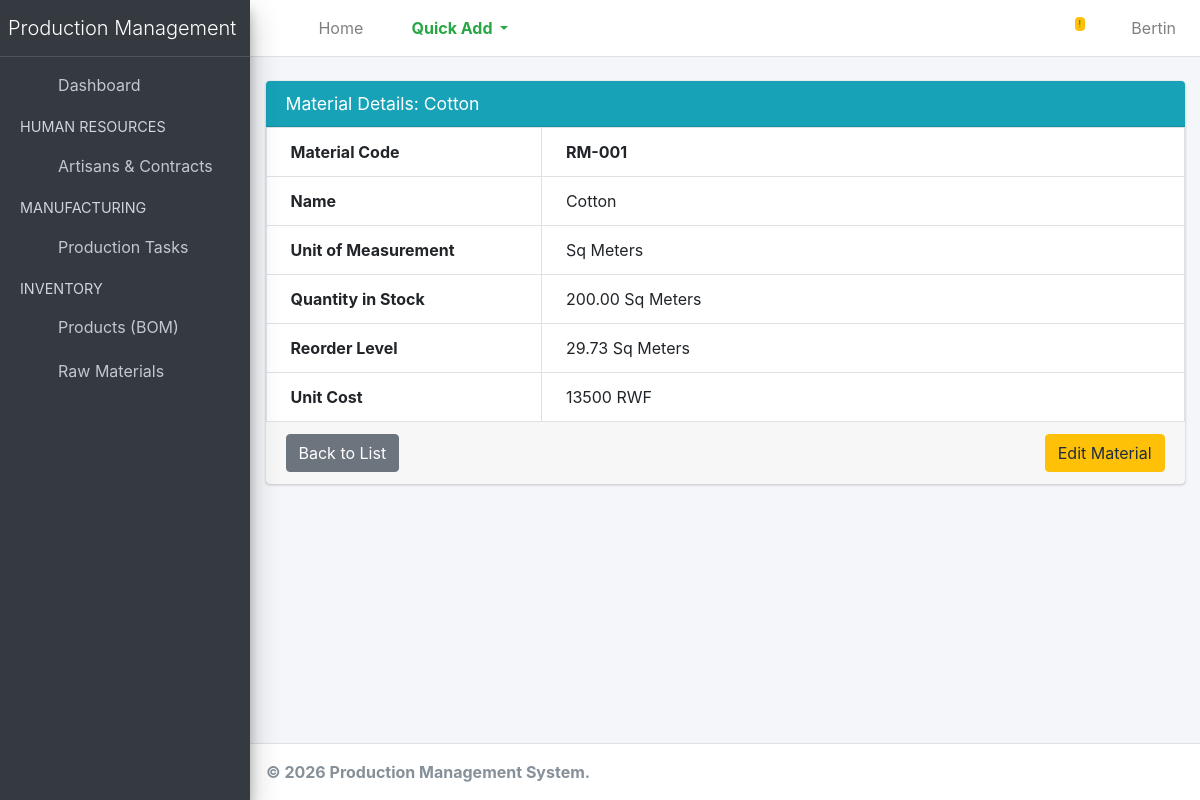
The app's page /inventory/materials/1/ (signed in), older data.
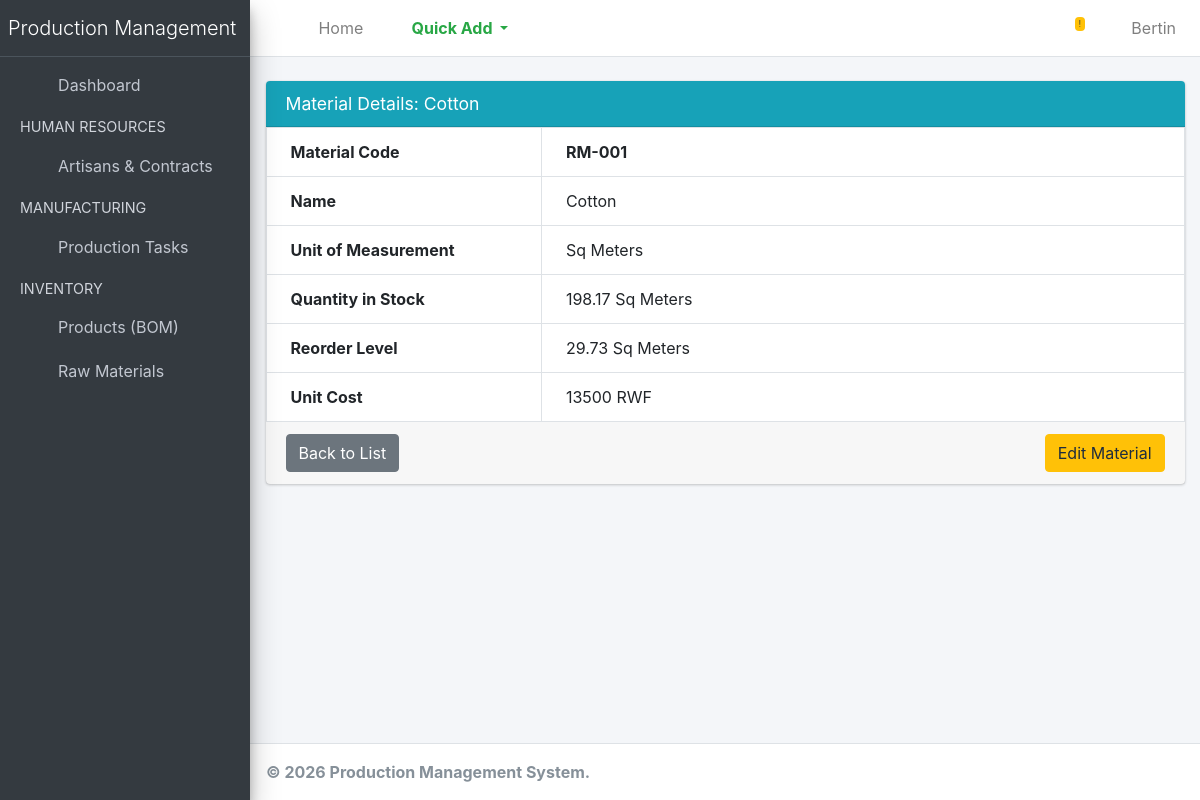
The same page, newer data.
### inventory/models.py (models this page shows, shortened)
class RawMaterial(models.Model):
    code = models.CharField(max_length=20, unique=True, help_text="e.g., RM-001")
    name = models.CharField(max_length=100, help_text="e.g., Full Grain Leather")
    unit = models.CharField(max_length=20, help_text="e.g., Sq Meters, Pieces, Spools")
    quantity_in_stock = models.DecimalField(max_digits=10, decimal_places=2, default=0,
                                            validators=[MinValueValidator(0)])
    reorder_level = models.DecimalField(max_digits=10, decimal_places=2, default=0)
    unit_cost = models.DecimalField(max_digits=10, decimal_places=0, help_text="Cost in RWF")

### inventory/views.py (the view)
# urls.py: path('materials/<int:pk>/', views.material_detail, name='material_detail'),
@login_required
def material_detail(request, pk):
    material = get_object_or_404(RawMaterial, pk=pk)
    return render(request, 'inventory/material_detail.html', {'material': material})

### inventory/templates/inventory/material_detail.html
{% extends 'base.html' %}
{% block content %}
<div class="card card-info">
    <div class="card-header">
        <h3 class="card-title">Material Details: {{ material.name }}</h3>
    </div>
    <div class="card-body p-0 table-responsive">
        <table class="table table-bordered mb-0">
            <tbody>
                <tr><th style="width: 30%">Material Code</th><td><strong>{{ material.code }}</strong></td></tr>
                <tr><th>Name</th><td>{{ material.name }}</td></tr>
                <tr><th>Unit of Measurement</th><td>{{ material.unit }}</td></tr>
                <tr>
                    <th>Quantity in Stock</th>
                    <td class="{% if material.quantity_in_stock <= material.reorder_level %}text-danger font-weight-bold{% endif %}">
                        {{ material.quantity_in_stock }} {{ material.unit }}
                    </td>
                </tr>
                <tr><th>Reorder Level</th><td>{{ material.reorder_level }} {{ material.unit }}</td></tr>
                <tr><th>Unit Cost</th><td>{{ material.unit_cost }} RWF</td></tr>
            </tbody>
        </table>
    </div>
    <div class="card-footer">
        <a href="{% url 'inventory:material_list' %}" class="btn btn-secondary">Back to List</a>
        {% if request.user.is_staff %}
            <a href="{% url 'inventory:material_update' material.pk %}" class="btn btn-warning float-right">Edit Material</a>
        {% endif %}
    </div>
</div>
{% endblock %}

Row changes from the older to the newer data that the page shows:
changed RawMaterial "Cotton": quantity_in_stock "200.00" → "198.17"
